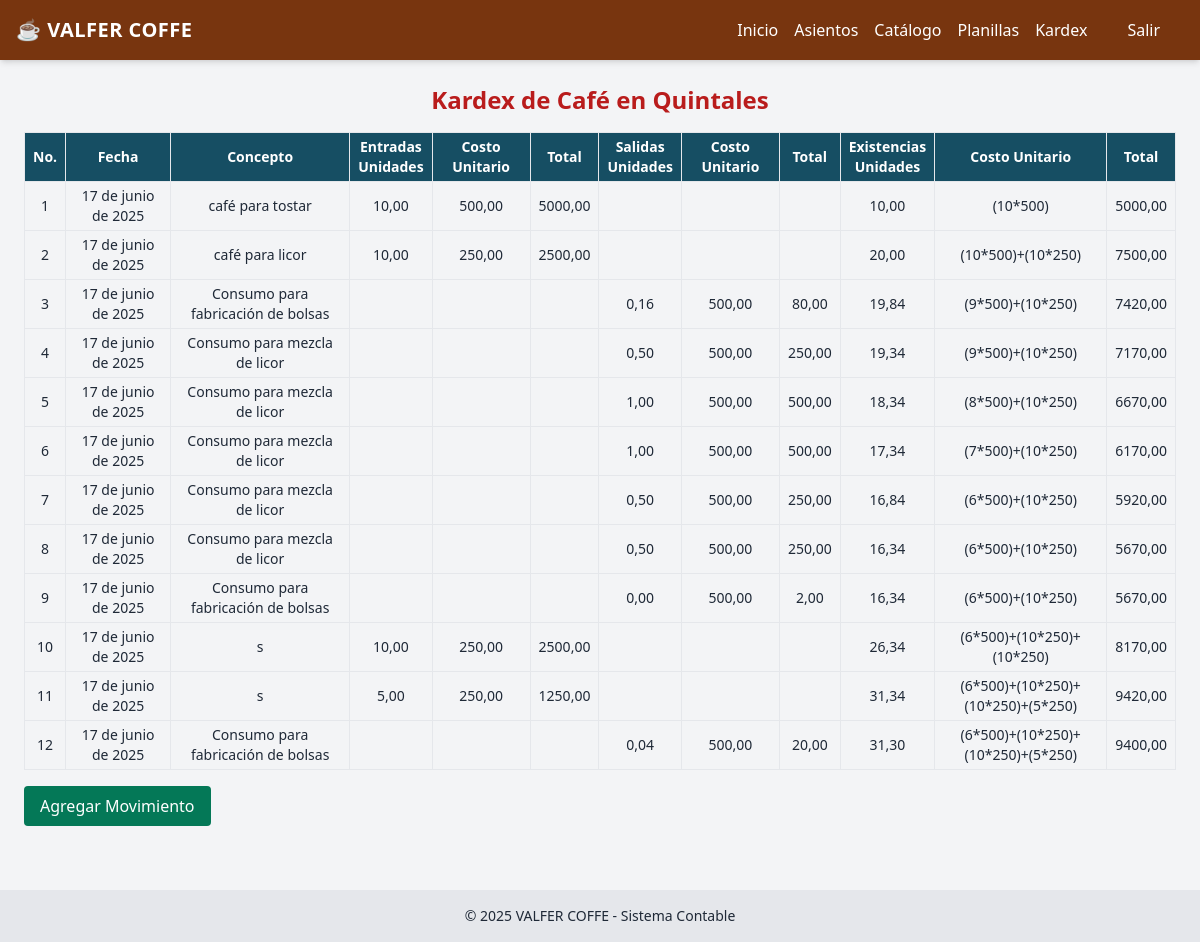
Page /kardex/1/ on the earlier database version.
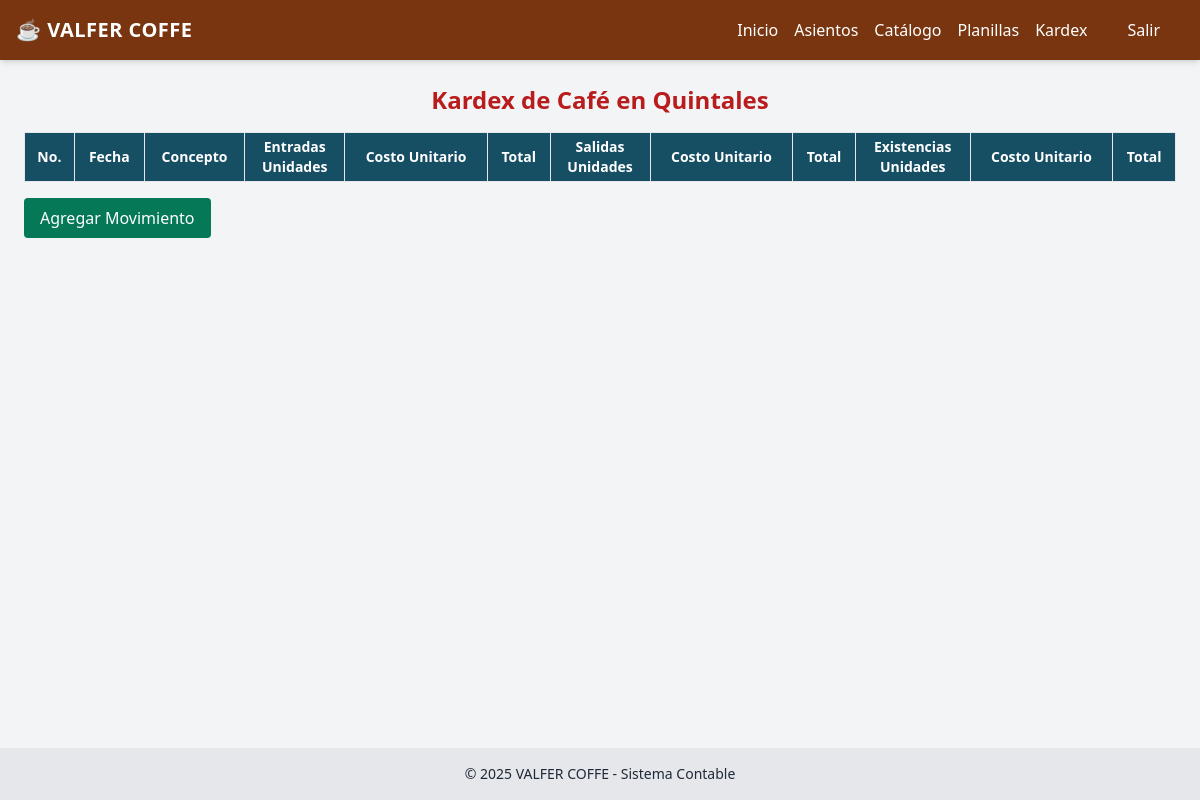
Same page on the later database version.
### contabilidad/models.py (models this page shows, shortened)
class MateriaPrima(models.Model):
    nombre = models.CharField(max_length=100)
    unidad_medida = models.CharField(max_length=20)  # Ej: 'quintal', 'botella', 'litro'

class KardexMateriaPrima(models.Model):
    materia_prima = models.ForeignKey(MateriaPrima, on_delete=models.CASCADE)
    fecha = models.DateField()
    tipo_movimiento = models.CharField(max_length=20, choices=[('entrada','Entrada'),('salida','Salida'),('proceso','Consumo Proceso')])
    concepto = models.CharField(max_length=255, blank=True, null=True)  # Ej: factura, proceso, etc.
    cantidad = models.DecimalField(max_digits=12, decimal_places=2)
    costo_unitario = models.DecimalField(max_digits=12, decimal_places=2)
    total = models.DecimalField(max_digits=12, decimal_places=2)
    saldo_cantidad = models.DecimalField(max_digits=12, decimal_places=2)
    saldo_total = models.DecimalField(max_digits=12, decimal_places=2)

### contabilidad/views.py (the view)
# urls.py: path('kardex/<int:materia_prima_id>/', views.kardex_materia_prima_list, name='kardex_materia_prima_list'),
def kardex_materia_prima_list(request, materia_prima_id):
    materia = get_object_or_404(MateriaPrima, id=materia_prima_id)
    movimientos = KardexMateriaPrima.objects.filter(materia_prima=materia).order_by('fecha', 'id')
    existencias_peps = calcular_existencias_peps(movimientos)
    movimientos_y_lotes = zip(movimientos, existencias_peps)
    return render(request, 'inventario/kardex_materia_prima_list.html', {
        'materia': materia,
        'movimientos_y_lotes': movimientos_y_lotes,
    })

### contabilidad/templates/inventario/kardex_materia_prima_list.html (shortened to what this page needs)
{% extends 'contabilidad/base.html' %}
{% block content %}
<h2 class="text-2xl font-bold mb-4 text-center text-red-700">Kardex de {{ materia.nombre }}</h2>
<div class="overflow-x-auto">
  <table class="w-full text-sm border text-center">
    <thead class="bg-cyan-900 text-white">
      <tr>
        <th class="border px-2 py-1">No.</th>
        <th class="border px-2 py-1">Fecha</th>
        <th class="border px-2 py-1">Concepto</th>
        <th class="border px-2 py-1">Entradas<br>Unidades</th>
        <th class="border px-2 py-1">Costo Unitario</th>
        <th class="border px-2 py-1">Total</th>
        <th class="border px-2 py-1">Salidas<br>Unidades</th>
        <th class="border px-2 py-1">Costo Unitario</th>
        <th class="border px-2 py-1">Total</th>
        <th class="border px-2 py-1">Existencias<br>Unidades</th>
        <th class="border px-2 py-1">Costo Unitario</th>
        <th class="border px-2 py-1">Total</th>
      </tr>
    </thead>
    <tbody>
      {% for mov, exist in movimientos_y_lotes %}
        <tr>
          <td class="border px-2 py-1">{{ forloop.counter }}</td>
          <td class="border px-2 py-1">{{ mov.fecha }}</td>
          <td class="border px-2 py-1">{{ mov.concepto }}</td>
          {% if mov.tipo_movimiento == 'entrada' %}
            <td class="border px-2 py-1">{{ mov.cantidad|floatformat:2 }}</td>
            <td class="border px-2 py-1">{{ mov.costo_unitario|floatformat:2 }}</td>
            <td class="border px-2 py-1">{{ mov.total|floatformat:2 }}</td>
            <td class="border px-2 py-1"></td>
            <td class="border px-2 py-1"></td>
            <td class="border px-2 py-1"></td>
          {% elif mov.tipo_movimiento in 'salida proceso' %}
            <td class="border px-2 py-1"></td>
            <td class="border px-2 py-1"></td>
            <td class="border px-2 py-1"></td>
            <td class="border px-2 py-1">{{ mov.cantidad|floatformat:2 }}</td>
            <td class="border px-2 py-1">{{ mov.costo_unitario|floatformat:2 }}</td>
            <td class="border px-2 py-1">{{ mov.total|floatformat:2 }}</td>
          {% endif %}
          <td class="border px-2 py-1">{{ exist.unidades_totales|floatformat:2 }}</td>
          <td class="border px-2 py-1">{{ exist.detalle|safe }}</td>
          <td class="border px-2 py-1">{{ exist.valor_total|floatformat:2 }}</td>
        </tr>
      {% endfor %}
    </tbody>
  </table>
</div>
<div class="mt-4">
  <a href="{% url 'kardex_materia_prima_nuevo' materia.id %}" class="inline-block bg-emerald-700 text-white px-4 py-2 rounded hover:bg-emerald-800 transition">Agregar Movimiento</a>
</div>
{% endblock %}

### contabilidad/templates/contabilidad/base.html (shortened to what this page needs)
<!DOCTYPE html>
<html lang="es">
<head>
    <script src="https://cdn.tailwindcss.com"></script>
</head>
<body class="bg-gray-100 text-gray-800 font-sans min-h-screen flex flex-col">
    <nav class="bg-amber-900 text-white shadow-md">
        <div class="max-w-7xl mx-auto px-4 py-4 flex justify-between items-center">
            <h1 class="text-xl font-bold tracking-wide">☕ VALFER COFFE</h1>
            <ul class="flex flex-wrap gap-4">
                <li><a href="/" class="hover:underline">Inicio</a></li>
                <li><a href="/asientos/" class="hover:underline">Asientos</a></li>
                <li><a href="/catalogo/" class="hover:underline">Catálogo</a></li>
                <li><a href="/planillas/" class="hover:underline">Planillas</a></li>
                <li><a href="/kardex/" class="hover:underline">Kardex</a></li>
                <li><a href="{#}" class="hover:underline p-6">Salir</a></li>
            </ul>
        </div>
    </nav>
    <main class="p-6 max-w-screen-xl mx-auto flex-grow w-full">
        {% block content %}{% endblock %}
    </main>
    <footer class="bg-gray-200 text-center text-sm py-4 mt-10">
        © 2025 VALFER COFFE - Sistema Contable
    </footer>
</body>
</html>

Differences in the rows shown:
removed KardexMateriaPrima: fecha "17 de junio de 2025", concepto "café para tostar", cantidad "10,00", costo_unitario "500,00", total "5000,00", unidades_totales "10,00", detalle "(10*500)", valor_total "5000,00"
removed KardexMateriaPrima: fecha "17 de junio de 2025", concepto "café para licor", cantidad "10,00", costo_unitario "250,00", total "2500,00", unidades_totales "20,00", detalle "(10*500)+(10*250)", valor_total "7500,00"
removed KardexMateriaPrima: fecha "17 de junio de 2025", concepto "Consumo para fabricación de bolsas", cantidad "0,16", costo_unitario "500,00", total "80,00", unidades_totales "19,84", detalle "(9*500)+(10*250)", valor_total "7420,00"
removed KardexMateriaPrima: fecha "17 de junio de 2025", concepto "Consumo para mezcla de licor", cantidad "0,50", costo_unitario "500,00", total "250,00", unidades_totales "19,34", detalle "(9*500)+(10*250)", valor_total "7170,00"
removed KardexMateriaPrima: fecha "17 de junio de 2025", concepto "Consumo para mezcla de licor", cantidad "1,00", costo_unitario "500,00", total "500,00", unidades_totales "18,34", detalle "(8*500)+(10*250)", valor_total "6670,00"
removed KardexMateriaPrima: fecha "17 de junio de 2025", concepto "Consumo para mezcla de licor", cantidad "1,00", costo_unitario "500,00", total "500,00", unidades_totales "17,34", detalle "(7*500)+(10*250)", valor_total "6170,00"
removed KardexMateriaPrima: fecha "17 de junio de 2025", concepto "Consumo para mezcla de licor", cantidad "0,50", costo_unitario "500,00", total "250,00", unidades_totales "16,84", detalle "(6*500)+(10*250)", valor_total "5920,00"
removed KardexMateriaPrima: fecha "17 de junio de 2025", concepto "Consumo para mezcla de licor", cantidad "0,50", costo_unitario "500,00", total "250,00", unidades_totales "16,34", detalle "(6*500)+(10*250)", valor_total "5670,00"
removed KardexMateriaPrima: fecha "17 de junio de 2025", concepto "Consumo para fabricación de bolsas", cantidad "0,00", costo_unitario "500,00", total "2,00", unidades_totales "16,34", detalle "(6*500)+(10*250)", valor_total "5670,00"
removed KardexMateriaPrima: fecha "17 de junio de 2025", concepto "s", cantidad "10,00", costo_unitario "250,00", total "2500,00", unidades_totales "26,34", detalle "(6*500)+(10*250)+(10*250)", valor_total "8170,00"
removed KardexMateriaPrima: fecha "17 de junio de 2025", concepto "s", cantidad "5,00", costo_unitario "250,00", total "1250,00", unidades_totales "31,34", detalle "(6*500)+(10*250)+(10*250)+(5*250)", valor_total "9420,00"
removed KardexMateriaPrima: fecha "17 de junio de 2025", concepto "Consumo para fabricación de bolsas", cantidad "0,04", costo_unitario "500,00", total "20,00", unidades_totales "31,30", detalle "(6*500)+(10*250)+(10*250)+(5*250)", valor_total "9400,00"
